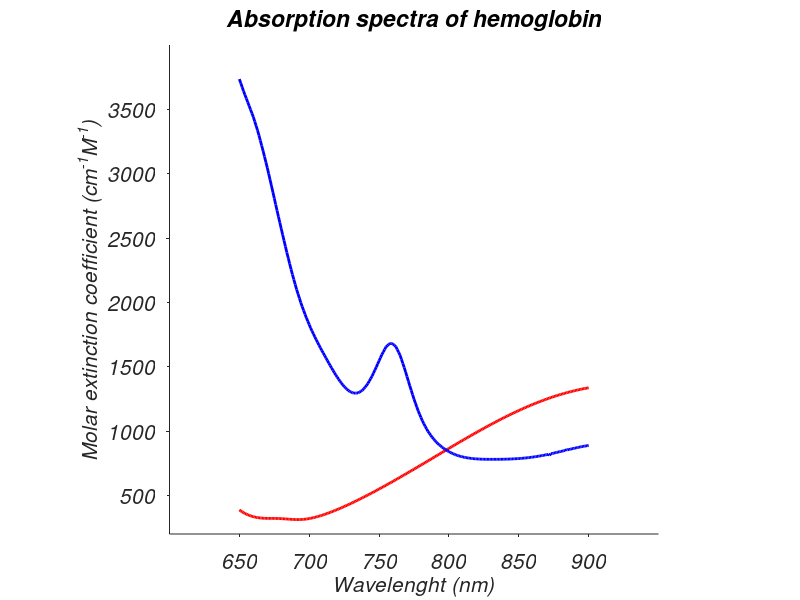

MATLAB code to generate this figure: (Note: this script raises an error after producing the figure.)
function alpha = pa_abs_coef_hemo
%  lambda	Hb02	Hb
%  nm	cm-1/M	cm-1/M

alpha = [650	0.3869	3.7351 ...
;651	0.3793	3.7039 ...
;652	0.3722	3.6727 ...
;653	0.3659	3.6414 ...
;654	0.3601	3.6126 ...
;655	0.3545	3.5841 ...
;656	0.3495	3.5555 ...
;657	0.3451	3.5269 ...
;658	0.341	3.4982 ...
;659	0.3376	3.4695 ...
;660	0.3346	3.4408 ...
;661	0.3318	3.4062 ...
;662	0.3294	3.3717 ...
;663	0.3276	3.3371 ...
;664	0.326	3.299 ...
;665	0.3245	3.2582 ...
;666	0.3234	3.2174 ...
;667	0.3227	3.1762 ...
;668	0.322	3.1327 ...
;669	0.3216	3.0891 ...
;670	0.3213	3.0455 ...
;671	0.3212	2.9993 ...
;672	0.3212	2.9519 ...
;673	0.3214	2.9045 ...
;674	0.3214	2.8569 ...
;675	0.3211	2.8087 ...
;676	0.3208	2.7606 ...
;677	0.3206	2.7124 ...
;678	0.3205	2.6652 ...
;679	0.3201	2.6183 ...
;680	0.3194	2.5713 ...
;681	0.3186	2.5248 ...
;682	0.3181	2.4788 ...
;683	0.3173	2.4329 ...
;684	0.3163	2.387 ...
;685	0.3157	2.3436 ...
;686	0.3151	2.3004 ...
;687	0.314	2.2572 ...
;688	0.3135	2.2162 ...
;689	0.3126	2.1772 ...
;690	0.3123	2.1382 ...
;691	0.3122	2.0997 ...
;692	0.3122	2.0656 ...
;693	0.3123	2.0315 ...
;694	0.3125	1.9974 ...
;695	0.313	1.9665 ...
;696	0.314	1.937 ...
;697	0.3148	1.9076 ...
;698	0.3164	1.8791 ...
;699	0.3181	1.853 ...
;700	0.3199	1.827 ...
;701	0.3219	1.801 ...
;702	0.3243	1.7777 ...
;703	0.3269	1.7548 ...
;704	0.3296	1.7319 ...
;705	0.3323	1.7099 ...
;706	0.3352	1.6887 ...
;707	0.3386	1.6675 ...
;708	0.3418	1.6464 ...
;709	0.345	1.6267 ...
;710	0.3485	1.607 ...
;711	0.3524	1.5873 ...
;712	0.3564	1.5677 ...
;713	0.3602	1.5481 ...
;714	0.3639	1.5285 ...
;715	0.368	1.5093 ...
;716	0.3724	1.4907 ...
;717	0.3765	1.4721 ...
;718	0.3807	1.4535 ...
;719	0.3854	1.4365 ...
;720	0.3899	1.4197 ...
;721	0.3943	1.4029 ...
;722	0.3988	1.3875 ...
;723	0.4035	1.3733 ...
;724	0.4083	1.3592 ...
;725	0.4133	1.3456 ...
;726	0.4181	1.3352 ...
;727	0.423	1.3249 ...
;728	0.4281	1.3146 ...
;729	0.4332	1.3081 ...
;730	0.4383	1.3029 ...
;731	0.4435	1.2976 ...
;732	0.4488	1.2946 ...
;733	0.454	1.295 ...
;734	0.4593	1.2953 ...
;735	0.4646	1.2959 ...
;736	0.47	1.3028 ...
;737	0.4754	1.3096 ...
;738	0.4811	1.3164 ...
;739	0.4863	1.3277 ...
;740	0.492	1.3411 ...
;741	0.4976	1.3545 ...
;742	0.5032	1.3697 ...
;743	0.5089	1.3887 ...
;744	0.5147	1.4078 ...
;745	0.5203	1.4268 ...
;746	0.5259	1.4501 ...
;747	0.5317	1.4736 ...
;748	0.5376	1.4971 ...
;749	0.5436	1.5212 ...
;750	0.5495	1.5458 ...
;751	0.5554	1.5703 ...
;752	0.5613	1.5938 ...
;753	0.5672	1.6142 ...
;754	0.5731	1.6346 ...
;755	0.5791	1.6549 ...
;756	0.5856	1.6646 ...
;757	0.5912	1.6733 ...
;758	0.5974	1.682 ...
;759	0.6031	1.6816 ...
;760	0.6096	1.6745 ...
;761	0.6157	1.6674 ...
;762	0.6219	1.6566 ...
;763	0.6283	1.6343 ...
;764	0.6345	1.6121 ...
;765	0.6407	1.5898 ...
;766	0.6469	1.5582 ...
;767	0.6535	1.5259 ...
;768	0.6596	1.4935 ...
;769	0.6658	1.459 ...
;770	0.672	1.4229 ...
;771	0.6785	1.3869 ...
;772	0.6849	1.3513 ...
;773	0.6911	1.3169 ...
;774	0.6974	1.2825 ...
;775	0.7038	1.2481 ...
;776	0.7101	1.2175 ...
;777	0.7166	1.187 ...
;778	0.7229	1.1566 ...
;779	0.7297	1.1298 ...
;780	0.736	1.105 ...
;781	0.7422	1.0803 ...
;782	0.7485	1.0571 ...
;783	0.7549	1.0372 ...
;784	0.7613	1.0173 ...
;785	0.7681	0.9975 ...
;786	0.7743	0.9822 ...
;787	0.7808	0.9668 ...
;788	0.7874	0.9515 ...
;789	0.7941	0.9385 ...
;790	0.8005	0.9264 ...
;791	0.807	0.9143 ...
;792	0.8134	0.9034 ...
;793	0.8197	0.8939 ...
;794	0.8264	0.8844 ...
;795	0.833	0.8752 ...
;796	0.8392	0.8676 ...
;797	0.8458	0.86 ...
;798	0.8524	0.8524 ...
;799	0.8588	0.8461 ...
;800	0.8653	0.8399 ...
;801	0.8716	0.8338 ...
;802	0.878	0.8285 ...
;803	0.8845	0.8237 ...
;804	0.8909	0.819 ...
;805	0.8973	0.8146 ...
;806	0.9038	0.8111 ...
;807	0.9102	0.8075 ...
;808	0.9164	0.804 ...
;809	0.9227	0.8014 ...
;810	0.9291	0.7987 ...
;811	0.9354	0.7961 ...
;812	0.9416	0.7941 ...
;813	0.9478	0.7922 ...
;814	0.9539	0.7904 ...
;815	0.9603	0.7888 ...
;816	0.9666	0.7874 ...
;817	0.9728	0.7861 ...
;818	0.9789	0.7849 ...
;819	0.9848	0.7842 ...
;820	0.9911	0.7834 ...
;821	0.9973	0.7827 ...
;822	1.0032	0.7822 ...
;823	1.0091	0.7817 ...
;824	1.0153	0.7812 ...
;825	1.0211	0.7809 ...
;826	1.0273	0.7808 ...
;827	1.0333	0.7806 ...
;828	1.0393	0.7805 ...
;829	1.0449	0.7804 ...
;830	1.0507	0.7804 ...
;831	1.0564	0.7804 ...
;832	1.0621	0.7804 ...
;833	1.068	0.7804 ...
;834	1.0739	0.7805 ...
;835	1.0797	0.7805 ...
;836	1.0851	0.7806 ...
;837	1.0907	0.7807 ...
;838	1.0962	0.7809 ...
;839	1.1018	0.7812 ...
;840	1.1072	0.7815 ...
;841	1.1128	0.7817 ...
;842	1.1182	0.782 ...
;843	1.1233	0.7823 ...
;844	1.1286	0.7827 ...
;845	1.1339	0.7833 ...
;846	1.1391	0.7839 ...
;847	1.1442	0.7845 ...
;848	1.1494	0.785 ...
;849	1.1547	0.7856 ...
;850	1.1596	0.7861 ...
;851	1.1645	0.7871 ...
;852	1.1694	0.788 ...
;853	1.1742	0.789 ...
;854	1.179	0.7901 ...
;855	1.1842	0.7912 ...
;856	1.1885	0.7923 ...
;857	1.1934	0.7935 ...
;858	1.198	0.7949 ...
;859	1.2026	0.7963 ...
;860	1.2071	0.7977 ...
;861	1.2114	0.7993 ...
;862	1.2156	0.8009 ...
;863	1.22	0.8025 ...
;864	1.2245	0.8044 ...
;865	1.2286	0.8063 ...
;866	1.2325	0.8082 ...
;867	1.2367	0.8102 ...
;868	1.2407	0.8122 ...
;869	1.2449	0.8143 ...
;870	1.249	0.8166 ...
;871	1.2529	0.8189 ...
;872	1.2565	0.8123 ...
;873	1.2601	0.8237 ...
;874	1.2641	0.8261 ...
;875	1.2678	0.8285 ...
;876	1.271	0.831 ...
;877	1.2746	0.8336 ...
;878	1.2781	0.8361 ...
;879	1.2814	0.8387 ...
;880	1.2846	0.8412 ...
;881	1.2878	0.8438 ...
;882	1.2907	0.8463 ...
;883	1.2938	0.8489 ...
;884	1.2971	0.8561 ...
;885	1.3	0.8542 ...
;886	1.3027	0.8568 ...
;887	1.3058	0.8594 ...
;888	1.3084	0.862 ...
;889	1.3108	0.8645 ...
;890	1.3137	0.867 ...
;891	1.3165	0.8694 ...
;892	1.3189	0.8718 ...
;893	1.321	0.8742 ...
;894	1.3235	0.8765 ...
;895	1.3262	0.8787 ...
;896	1.3283	0.8807 ...
;897	1.3304	0.8827 ...
;898	1.3323	0.8846 ...
;899	1.3341	0.8863 ...
;900	1.3365	0.888];

alpha(:,2:3) = alpha(:,2:3)*1000;

close all
plot(alpha(:,1),alpha(:,2),'r-','LineWidth',2)
hold on
plot(alpha(:,1),alpha(:,3),'b-','LineWidth',2)

axis square;							% publication-quality
box off;								% publication-quality
set(gca,'TickDir','out','TickLength',[0.005 0.025],...
	'XTick',650:50:900,'YTick',500:500:3500,...
	'FontSize',15,'FontAngle','Italic','FontName','Helvetica'); % publication-quality
xlabel('Wavelenght (nm)','FontSize',15);		% always provide an label on the x-axis
ylabel('Molar extinction coefficient (cm^{-1}M^{-1})','FontSize',15);	% and on the y-axis
axis([600 950 200 4000]);						% set axis limits, this can be maximally between -90 and +90 deg
title('Absorption spectra of hemoglobin'); % Provide all necessary information

pa_datadir;
print('-depsc','-painters',mfilename);